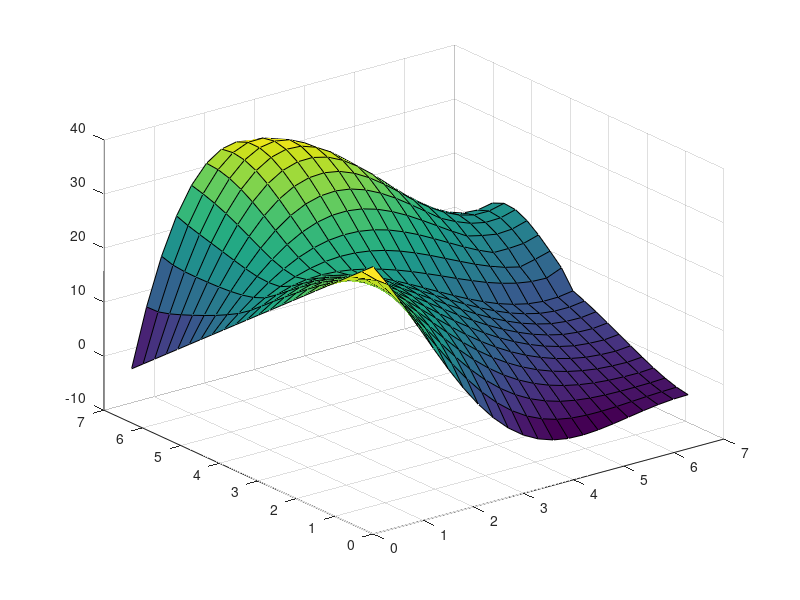

MATLAB code for this plot:
%Final Project Helmhotz 2-D:
%d^2u/dx^2+d^2u/dy^2+Lambda*u=F(x,y)
%Over domain of ax<x<bx and ay<y<by
%Using Successive Over Relaxation

clc
clear;

%Given variables
lamda1=0.5;             %Given
ax=0;                   %Given
ay=0;                   %Given
Pi=4*atan(1);           %Given
bx=2*Pi;                %Given
by=2*Pi;                %Given
v=0;                    %Given (du/dy @y=by = 0)

%Initial Problem Setup
Nx=20;                  %Initial number of points in x
Ny=Nx;                  %Initial number of points in y
Lx=bx;                  %Length of x
Ly=by;                  %Length of y
deltax=Lx/(Nx+1);           %Step size in x
deltay=Ly/(Ny+1);           %Step size in y
w=2/(1+sin(pi/Nx));

%Constants
fbay = (by-ay)*(by-ay)*cos(Pi*ay/by);
gbay = ay*(by-ay)*(by-ay);
cons1 = bx-ax;
dy2=deltay*deltay;
dx2=deltax*deltax;
dx2dy2=deltax*deltax*deltay*deltay;
denominator=2*deltay*deltay+2*deltax*deltax;
denoma=denominator-dx2dy2*lamda1;
x=0:deltax:2*pi;
y=0:deltay:2*pi;

%Solution Matrix
U1 = zeros(Nx+2,Ny+2);	% Create solution matix with initial guess of ZERO

%Boundary Conditions
for j = 1:Ny+2                      %u(x=ax,y)=fb(y) boundary condition
    U1(1,j)=(by-deltay*(j-1))*(by-deltay*(j-1))*cos(Pi*deltay*(j-1)/by);
end

for j=1:Ny+2                        %u(x=bx,y)=gb(y) boundary condition
    U1(Ny+2,j)=(deltay*(j-1))*(by-deltay*(j-1))*(by-deltay*(j-1));
end

for i=1:Nx+2                        %u(x,y=ay)  boundary conditoin
    U1(i,1)=fbay+(deltax*(i-1)-ax)/cons1*(gbay-fbay);
end

%Gauss Elimination

F1=zeros(Nx+2,Ny+2);

for i=1:Nx+2
    for j=1:Ny+2
        F1(i,j)=cos(Pi/2*(2*(deltax*(i-1)-ax)/(bx-ax)+1))*sin(Pi*(deltay*(j-1)-ay)/(by-ay));
    end
end

for z=1:10
    for i=2:Nx+1
        for j=2:Ny+1
            U1(i,j)=(1-w)*U1(i,j)+w*(deltax*deltax*F1(i,j)-(U1(i-1,j)+U1(i+1,j)+U1(i,j-1)+U1(i,j+1)))/(-4+deltax*deltax*lamda1);
        end
        U1(i,Ny+2)=(1-w)*U1(i,Ny+2)+w*((deltax*deltax*F1(i,Ny+2)-(U1(i-1,Ny+2)+U1(i+1,j)+U1(i,Ny+1)+U1(i,Ny+1)))/(-4+deltax*deltax*lamda1));
    end
   
end
surf(x,y,U1)
%%
% %Part 2
%Boundary Conditions